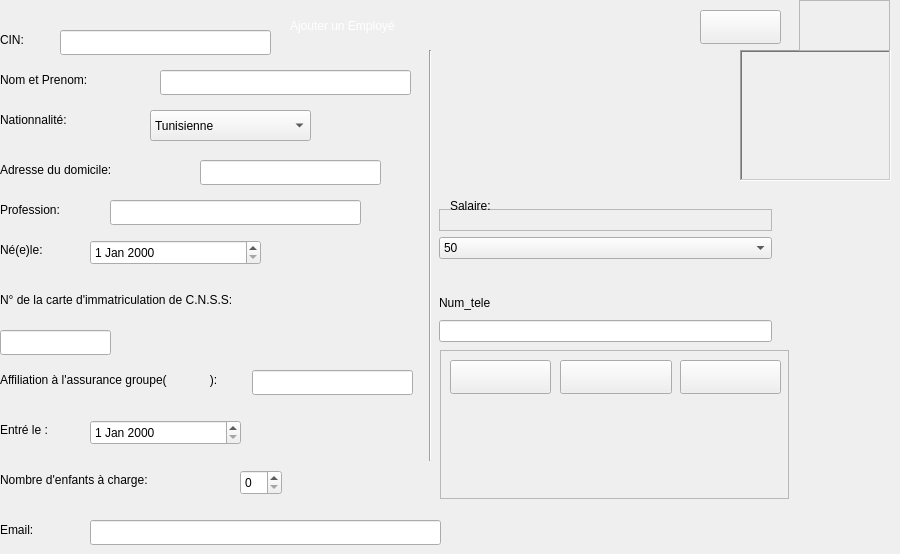
    <widget class="QWidget" name="ajouter">
     <attribute name="title">
      <string>Tab 1</string>
     </attribute>
     <widget class="QLabel" name="cin">
      <property name="geometry">
       <rect>
        <x>0</x>
        <y>30</y>
        <width>69</width>
        <height>20</height>
       </rect>
      </property>
      <property name="styleSheet">
       <string notr="true">font: 75 10pt &quot;MS Shell Dlg 2&quot;;</string>
      </property>
      <property name="text">
       <string>CIN:</string>
      </property>
     </widget>
     <widget class="QLabel" name="nomprenom">
      <property name="geometry">
       <rect>
        <x>0</x>
        <y>70</y>
        <width>151</width>
        <height>20</height>
       </rect>
      </property>
      <property name="styleSheet">
       <string notr="true">
font: 75 10pt &quot;MS Shell Dlg 2&quot;;</string>
      </property>
      <property name="text">
       <string>Nom et Prenom:</string>
      </property>
     </widget>
     <widget class="QLabel" name="Nationnalite">
      <property name="geometry">
       <rect>
        <x>0</x>
        <y>110</y>
        <width>121</width>
        <height>20</height>
       </rect>
      </property>
      <property name="styleSheet">
       <string notr="true">font: 75 10pt &quot;MS Shell Dlg 2&quot;;</string>
      </property>
      <property name="text">
       <string>Nationnalité:</string>
      </property>
     </widget>
     <widget class="QLabel" name="adresse">
      <property name="geometry">
       <rect>
        <x>0</x>
        <y>160</y>
        <width>191</width>
        <height>20</height>
       </rect>
      </property>
      <property name="styleSheet">
       <string notr="true">font: 75 10pt &quot;MS Shell Dlg 2&quot;;</string>
      </property>
      <property name="text">
       <string>Adresse du domicile:</string>
      </property>
     </widget>
     <widget class="QLabel" name="profession">
      <property name="geometry">
       <rect>
        <x>0</x>
        <y>200</y>
        <width>101</width>
        <height>20</height>
       </rect>
      </property>
      <property name="styleSheet">
       <string notr="true">font: 75 10pt &quot;MS Shell Dlg 2&quot;;</string>
      </property>
      <property name="text">
       <string>Profession:</string>
      </property>
     </widget>
     <widget class="QLabel" name="Naissance">
      <property name="geometry">
       <rect>
        <x>0</x>
        <y>240</y>
        <width>81</width>
        <height>20</height>
       </rect>
      </property>
      <property name="styleSheet">
       <string notr="true">
font: 75 10pt &quot;MS Shell Dlg 2&quot;;</string>
      </property>
      <property name="text">
       <string>Né(e)le:</string>
      </property>
     </widget>
     <widget class="QLabel" name="cnss">
      <property name="geometry">
       <rect>
        <x>0</x>
        <y>290</y>
        <width>361</width>
        <height>20</height>
       </rect>
      </property>
      <property name="styleSheet">
       <string notr="true">font: 75 9pt &quot;MS Shell Dlg 2&quot;;</string>
      </property>
      <property name="text">
       <string>N° de la carte d'immatriculation de C.N.S.S:</string>
      </property>
     </widget>
     <widget class="QLabel" name="assurance">
      <property name="geometry">
       <rect>
        <x>0</x>
        <y>370</y>
        <width>291</width>
        <height>20</height>
       </rect>
      </property>
      <property name="styleSheet">
       <string notr="true">font: 75 9pt &quot;MS Shell Dlg 2&quot;;</string>
      </property>
      <property name="text">
       <string>Affiliation à l'assurance groupe(             ):</string>
      </property>
     </widget>
     <widget class="QLabel" name="date_entree">
      <property name="geometry">
       <rect>
        <x>0</x>
        <y>420</y>
        <width>69</width>
        <height>20</height>
       </rect>
      </property>
      <property name="styleSheet">
       <string notr="true">font: 75 9pt &quot;MS Shell Dlg 2&quot;;</string>
      </property>
      <property name="text">
       <string>Entré le :</string>
      </property>
     </widget>
     <widget class="QLabel" name="nombre_enfants">
      <property name="geometry">
       <rect>
        <x>0</x>
        <y>470</y>
        <width>231</width>
        <height>20</height>
       </rect>
      </property>
      <property name="styleSheet">
       <string notr="true">font: 75 9pt &quot;MS Shell Dlg 2&quot;;</string>
      </property>
      <property name="text">
       <string>Nombre d'enfants à charge:</string>
      </property>
     </widget>
     <widget class="QFrame" name="verticalFrame">
      <property name="geometry">
       <rect>
        <x>430</x>
        <y>200</y>
        <width>351</width>
        <height>151</height>
       </rect>
      </property>
      <layout class="QVBoxLayout" name="verticalLayout">
       <item>
        <widget class="QFrame" name="frame_2">
         <property name="frameShape">
          <enum>QFrame::StyledPanel</enum>
         </property>
         <property name="frameShadow">
          <enum>QFrame::Raised</enum>
         </property>
        </widget>
       </item>
       <item>
        <widget class="QComboBox" name="comboBox_salaire">
         <item>
          <property name="text">
           <string>50</string>
          </property>
         </item>
         <item>
          <property name="text">
           <string>70</string>
          </property>
         </item>
         <item>
          <property name="text">
           <string>120</string>
          </property>
         </item>
         <item>
          <property name="text">
           <string>1200</string>
          </property>
         </item>
         <item>
          <property name="text">
           <string>150</string>
          </property>
         </item>
         <item>
          <property name="text">
           <string>80</string>
          </property>
         </item>
        </widget>
       </item>
       <item>
        <widget class="QLabel" name="label_15">
         <property name="text">
          <string/>
         </property>
        </widget>
       </item>
       <item>
        <widget class="QLabel" name="label_8">
         <property name="styleSheet">
          <string notr="true">font: 7pt &quot;MS Shell Dlg 2&quot;;</string>
         </property>
         <property name="text">
          <string>Num_tele</string>
         </property>
        </widget>
       </item>
       <item>
        <widget class="QLineEdit" name="lineEdit_num_tele"/>
       </item>
      </layout>
     </widget>
     <widget class="QFrame" name="frame">
      <property name="geometry">
       <rect>
        <x>440</x>
        <y>350</y>
        <width>349</width>
        <height>149</height>
       </rect>
      </property>
      <property name="frameShape">
       <enum>QFrame::StyledPanel</enum>
      </property>
      <property name="frameShadow">
       <enum>QFrame::Raised</enum>
      </property>
      <property name="midLineWidth">
       <number>0</number>
      </property>
      <widget class="QPushButton" name="pushButton_2">
       <property name="geometry">
        <rect>
         <x>10</x>
         <y>10</y>
         <width>101</width>
         <height>34</height>
        </rect>
       </property>
       <property name="styleSheet">
        <string notr="true">image: url(:/img/modifier.png);</string>
       </property>
       <property name="text">
        <string/>
       </property>
      </widget>
      <widget class="QPushButton" name="pushButton_valider">
       <property name="geometry">
        <rect>
         <x>120</x>
         <y>10</y>
         <width>112</width>
         <height>34</height>
        </rect>
       </property>
       <property name="styleSheet">
        <string notr="true">image: url(:/img/valider.png);</string>
       </property>
       <property name="text">
        <string/>
       </property>
       <property name="checkable">
        <bool>false</bool>
       </property>
       <property name="checked">
        <bool>false</bool>
       </property>
       <property name="autoRepeat">
        <bool>false</bool>
       </property>
       <property name="autoExclusive">
        <bool>false</bool>
       </property>
       <property name="autoDefault">
        <bool>false</bool>
       </property>
       <property name="default">
        <bool>false</bool>
       </property>
       <property name="flat">
        <bool>false</bool>
       </property>
      </widget>
      <widget class="QPushButton" name="pushButton_quitter">
       <property name="geometry">
        <rect>
         <x>240</x>
         <y>10</y>
         <width>101</width>
         <height>34</height>
        </rect>
       </property>
       <property name="styleSheet">
        <string notr="true">image: url(:/img/croi.png);</string>
       </property>
       <property name="text">
        <string/>
       </property>
      </widget>
     </widget>
     <widget class="QDateEdit" name="dateEdit_naissance">
      <property name="geometry">
       <rect>
        <x>90</x>
        <y>240</y>
        <width>171</width>
        <height>25</height>
       </rect>
      </property>
     </widget>
     <widget class="QLineEdit" name="lineEdit_cin">
      <property name="geometry">
       <rect>
        <x>60</x>
        <y>30</y>
        <width>211</width>
        <height>25</height>
       </rect>
      </property>
     </widget>
     <widget class="QLineEdit" name="lineEdit_2_nom_et_prenom">
      <property name="geometry">
       <rect>
        <x>160</x>
        <y>70</y>
        <width>251</width>
        <height>25</height>
       </rect>
      </property>
     </widget>
     <widget class="QLineEdit" name="lineEdit_3_adresse">
      <property name="geometry">
       <rect>
        <x>200</x>
        <y>160</y>
        <width>181</width>
        <height>25</height>
       </rect>
      </property>
     </widget>
     <widget class="QLineEdit" name="lineEdit_profession">
      <property name="geometry">
       <rect>
        <x>110</x>
        <y>200</y>
        <width>251</width>
        <height>25</height>
       </rect>
      </property>
     </widget>
     <widget class="QLineEdit" name="lineEdit_cnss">
      <property name="geometry">
       <rect>
        <x>0</x>
        <y>330</y>
        <width>111</width>
        <height>25</height>
       </rect>
      </property>
     </widget>
     <widget class="QLineEdit" name="lineEdit_assurance">
      <property name="geometry">
       <rect>
        <x>252</x>
        <y>370</y>
        <width>161</width>
        <height>25</height>
       </rect>
      </property>
     </widget>
     <widget class="QSpinBox" name="spinBox_enfants">
      <property name="geometry">
       <rect>
        <x>240</x>
        <y>470</y>
        <width>42</width>
        <height>25</height>
       </rect>
      </property>
     </widget>
     <widget class="QComboBox" name="comboBox_2_nationnalite">
      <property name="geometry">
       <rect>
        <x>150</x>
        <y>110</y>
        <width>161</width>
        <height>31</height>
       </rect>
      </property>
      <item>
       <property name="text">
        <string>Tunisienne</string>
       </property>
      </item>
      <item>
       <property name="text">
        <string>francaise</string>
       </property>
      </item>
     </widget>
     <widget class="Line" name="line">
      <property name="geometry">
       <rect>
        <x>420</x>
        <y>50</y>
        <width>20</width>
        <height>411</height>
       </rect>
      </property>
      <property name="orientation">
       <enum>Qt::Vertical</enum>
      </property>
     </widget>
     <widget class="QLabel" name="label_img_image">
      <property name="geometry">
       <rect>
        <x>740</x>
        <y>50</y>
        <width>151</width>
        <height>131</height>
       </rect>
      </property>
      <property name="styleSheet">
       <string notr="true">font: 8pt &quot;MS Shell Dlg 2&quot;;
image: url(:/img/employe.png);</string>
      </property>
      <property name="frameShape">
       <enum>QFrame::WinPanel</enum>
      </property>
      <property name="frameShadow">
       <enum>QFrame::Sunken</enum>
      </property>
      <property name="text">
       <string/>
      </property>
      <property name="margin">
       <number>40</number>
      </property>
     </widget>
     <widget class="QLabel" name="label">
      <property name="geometry">
       <rect>
        <x>290</x>
        <y>10</y>
        <width>391</width>
        <height>31</height>
       </rect>
      </property>
      <property name="styleSheet">
       <string notr="true">font: 75 9pt &quot;MS Shell Dlg 2&quot;;
font: 75 16pt &quot;MS Shell Dlg 2&quot;;
color: rgb(255, 255, 255);</string>
      </property>
      <property name="text">
       <string>Ajouter un Employé</string>
      </property>
      <property name="margin">
       <number>50</number>
      </property>
     </widget>
     <widget class="QLabel" name="label_email">
      <property name="geometry">
       <rect>
        <x>0</x>
        <y>520</y>
        <width>81</width>
        <height>20</height>
       </rect>
      </property>
      <property name="styleSheet">
       <string notr="true">font: 9pt &quot;MS Shell Dlg 2&quot;;
font: 11pt &quot;MS Shell Dlg 2&quot;;</string>
      </property>
      <property name="text">
       <string>Email:</string>
      </property>
     </widget>
     <widget class="QLineEdit" name="lineEdit_email">
      <property name="geometry">
       <rect>
        <x>90</x>
        <y>520</y>
        <width>351</width>
        <height>25</height>
       </rect>
      </property>
     </widget>
     <widget class="QFrame" name="frame_4">
      <property name="geometry">
       <rect>
        <x>799</x>
        <y>0</y>
        <width>91</width>
        <height>51</height>
       </rect>
      </property>
      <property name="styleSheet">
       <string notr="true">image: url(:/img/273748291_4587502171372904_7310387823936526442_n.png);</string>
      </property>
      <property name="frameShape">
       <enum>QFrame::StyledPanel</enum>
      </property>
      <property name="frameShadow">
       <enum>QFrame::Raised</enum>
      </property>
     </widget>
     <widget class="QDateEdit" name="dateEdit_entree">
      <property name="geometry">
       <rect>
        <x>90</x>
        <y>420</y>
        <width>151</width>
        <height>25</height>
       </rect>
      </property>
     </widget>
     <widget class="QPushButton" name="pushButton_6">
      <property name="geometry">
       <rect>
        <x>700</x>
        <y>10</y>
        <width>81</width>
        <height>34</height>
       </rect>
      </property>
      <property name="styleSheet">
       <string notr="true">image: url(:/img/fleche.png);</string>
      </property>
      <property name="text">
       <string/>
      </property>
     </widget>
     <widget class="QLabel" name="salaire">
      <property name="geometry">
       <rect>
        <x>450</x>
        <y>190</y>
        <width>333</width>
        <height>31</height>
       </rect>
      </property>
      <property name="styleSheet">
       <string notr="true">font: 75 10pt &quot;MS Shell Dlg 2&quot;;
font: 9pt &quot;MS Shell Dlg 2&quot;;</string>
      </property>
      <property name="text">
       <string>Salaire:</string>
      </property>
      <property name="margin">
       <number>50</number>
      </property>
     </widget>
    </widget>
